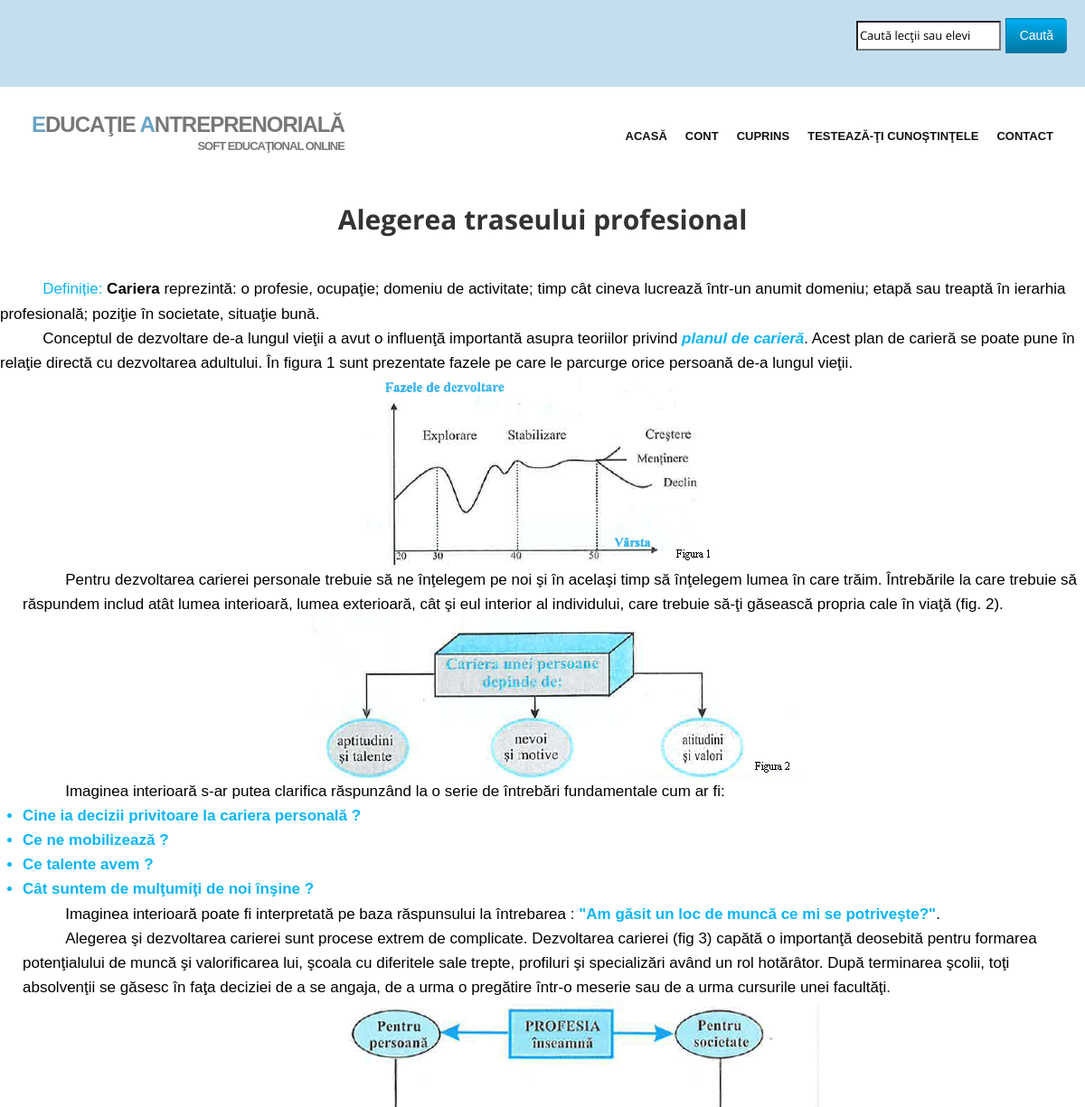
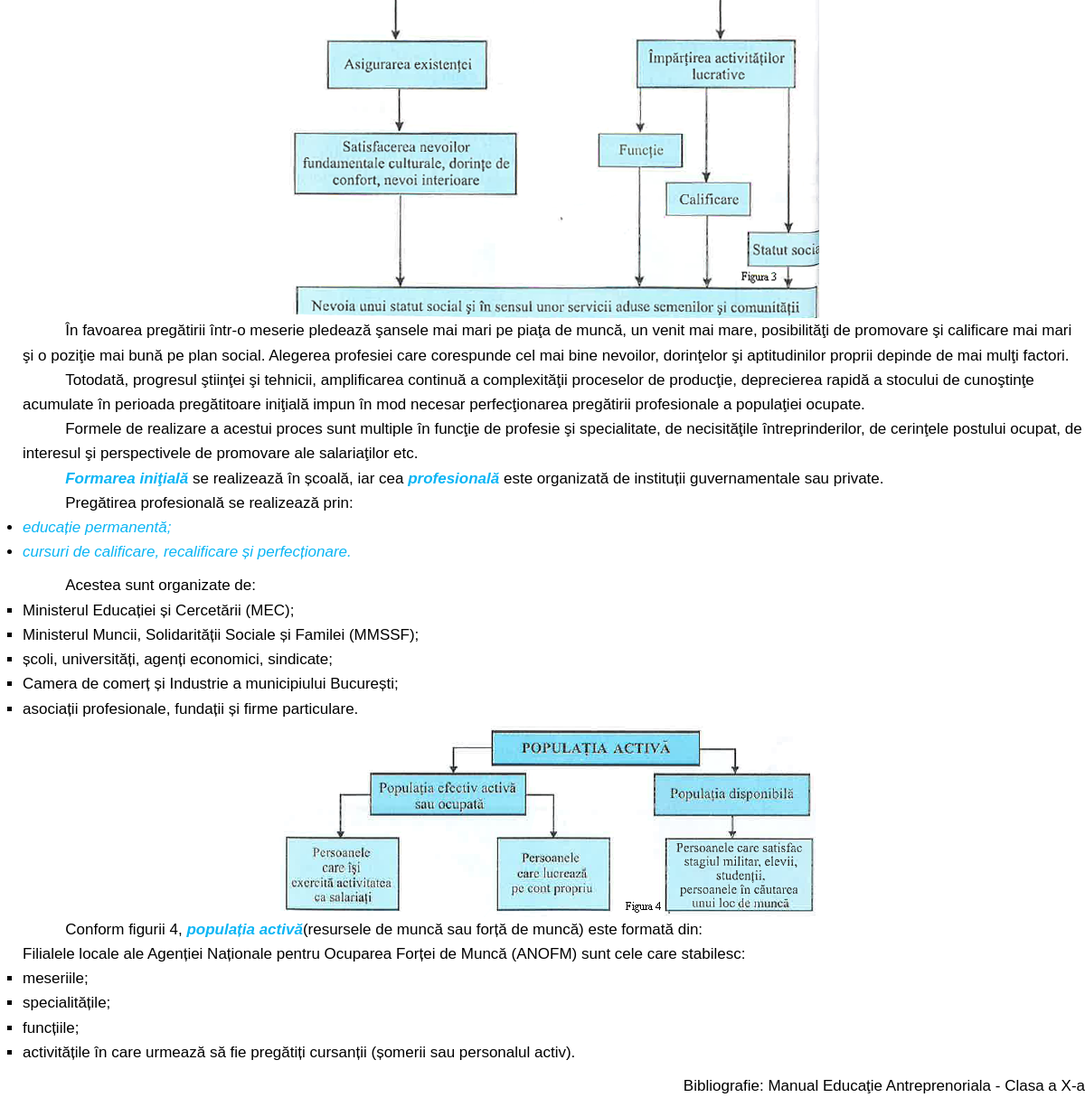
The page /lectii.php?id=5 on the database its author committed (2 pictures, top to bottom).
### tables this page shows
CREATE TABLE IF NOT EXISTS `lectii` (
  `id` int(11) NOT NULL AUTO_INCREMENT,
  `titlu` varchar(255) NOT NULL,
  `continut` longtext NOT NULL,
  PRIMARY KEY (`id`)
);

### core/functii/general.php (called while the page is built, shortened)
<?php
function sanitize($data) {
	return mysql_real_escape_string($data);
}
function fetch($data) {
	return mysql_fetch_array($data);
}
?>

### lectii.php (the view, shortened to what this page needs)
<?php
include 'include/head.php';
include 'include/header.php';
include 'core/functii/general.php';
	$query = mysql_query("SELECT * FROM lectii where id = '".sanitize($_GET['id'])."'");
	while($row = fetch($query)){
		$titlu = $row['titlu'];
		$continut = $row['continut'];
		echo '<center>'.'<h2>'.htmlspecialchars_decode($titlu).'</h2>'.'</center>';
		echo '<Br>'.htmlspecialchars_decode($continut);
	}
?>
<div align="right"><p>Bibliografie: Manual Educa&#355;ie Antreprenoriala - Clasa a X-a </p></div>

### include/head.php (shortened to what this page needs)
<head>
<link href="css/bootstrap.min.css" rel="stylesheet" />
<link href="css/fancybox/jquery.fancybox.css" rel="stylesheet">
<link href="css/jcarousel.css" rel="stylesheet" />
<link href="css/flexslider.css" rel="stylesheet" />
<link href="css/style.css" rel="stylesheet" />
<link href="css/default.css" rel="stylesheet" />
</head>

### include/header.php (shortened to what this page needs)
<header>
<link href="css/search.css" rel="stylesheet" />
    <div id="tfheader">
        <form id="tfnewsearch" method="post" action="search.php">
        <input type="text" name="search" class="text" value="Caut&#259; lec&#355;ii sau elevi" onfocus="this.value = '';" onblur="if (this.value == '') {this.value = 'Enter text here';}">
               <input type="submit" value="Caut&#259;" class="tfbutton">
        </form>
    </div>
        <div class="navbar navbar-default navbar-static-top">
            <div class="container">
                <div class="navbar-header">
                    <a class="navbar-brand" href="index.php"><span>E</span>DUCA&#354;IE <span>A</span>NTREPRENORIAL&#259;</br><font size="2"><div align="right">SOFT EDUCA&#355;IONAL ONLINE</font></div></a>
                </div>
                <div class="navbar-collapse collapse ">
                    <ul class="nav navbar-nav">
                        <li><a href="index.php">Acas&#259;</a></li>
                        <li><a href="accescont.php">Cont</a></li>
                        <li><a href="cuprins.php">Cuprins</a></li>
                        <li><a href="teste.php">Testeaz&#259;-&#355;i cuno&#351;tin&#355;ele</a></li>
                        <li><a href="contact.php">Contact</a></li>
                    </ul>
                </div>
            </div>
	</header>

### css/style.css (style rules this page uses)
h1,h2, h3, h4, h5, h6 { font-family:'Open Sans', Arial, sans-serif; font-weight:700; line-height:1.1em; color:#333; margin-bottom: 20px; }
.container { padding:0 20px 0 20px; position:relative; }
header .navbar { margin-bottom: 0; }
.navbar-default { border: none; }
.navbar-brand { color: #222; text-transform: uppercase; font-size: 24px; font-weight: 700; line-height: 1em; letter-spacing: -1px; margin-top: 30px; padding: 0 0 0 15px; }
header .navbar-collapse ul.navbar-nav { float: right; margin-right: 0; }
header .navbar-default { background-color: #fff; }
header .navbar { min-height: 100px; }
header .navbar-nav > li { padding-bottom: 30px; padding-top: 30px; }
header .navbar-nav > li > a { padding-bottom: 6px; padding-top: 5px; margin-left: 2px; line-height: 30px; font-weight: 700; -webkit-transition: all .3s ease; -moz-transition: all .3s ease; -ms-transition: all .3s ease; -o-transition: all .3s ease; transition: all .3s ease; }
header ul.nav li { border:none; margin:0; }
header ul.nav li a { font-size:12px; border:none; font-weight:700; text-transform:uppercase; }
.navbar .nav > li > a { color: #111; text-shadow: none; }

### css/default.css (style rules this page uses)
.navbar-brand span { color: #68A4C4; }

### css/search.css (style rules this page uses)
#tfheader { background-color:#c3dfef; }
#tfnewsearch { float:right; padding:20px; }
.tfbutton { margin: 0; padding: 5px 15px; font-family: Arial, Helvetica, sans-serif; font-size:14px; outline: none; cursor: pointer; text-align: center; text-decoration: none; color: #ffffff; border: solid 1px #0076a3; border-right:0px; background: #0095cd; background: -webkit-gradient(linear, left top, left bottom, from(#00adee), to(#0078a5)); background: -moz-linear-gradient(top, #00adee, #0078a5); border-top-right-radius: 5px 5px; border-bottom-right-radius: 5px 5px; }

### css/overwrite.css (style rules this page uses)
label, input, button, select, textarea { font-size: 13px; font-weight: normal; }
input, button, select, textarea { font-family:'Open Sans', Arial, sans-serif; font-size: 13px; }
select, textarea, input[type="text"], input[type="password"], input[type="datetime"], input[type="datetime-local"], input[type="date"], input[type="month"], input[type="time"], input[type="week"], input[type="number"], input[type="email"], input[type="url"], input[type="search"], input[type="tel"], input[type="color"], .uneditable-input { -webkit-border-radius: 0; -moz-border-radius: 0; border-radius: 0; }
ul, ol { padding: 0; margin: 0 0 10px 25px; }
li { line-height: 1.6em; }
.navbar .nav { border-right:none; border-left:none; }
.navbar .nav > li > a { float: none; font-size:13px; padding: 10px 0 10px; margin-left:20px; margin-right:0; color: #999999; text-decoration: none; text-shadow: none; border-right:none; border-left:none; }

### rows shown on the page
lectii: titlu "Alegerea traseului profesional", continut "Definiție: Cariera reprezintă: o profesie, ocupaţie; domeniu de activitate; timp cât cineva lucrează într-un anumit domeniu; etapă sau treaptă în ierarhia profesională; poziţie în societate, situaţie bună. Conceptul de dezvoltare de-a lungul vieţii a avut o influenţă importantă asupra teoriilor privind planul de carieră . Acest plan de carieră se poate pune în relaţie directă cu dezvoltarea adultului. În figura 1 sunt prezentate fazele pe care le parcurge orice persoană de-a lungul vieţii. Pentru dezvoltarea carierei personale trebuie să ne înţelegem pe noi şi în acelaşi timp să înţelegem lumea în care trăim. Întrebările la care trebuie să răspundem includ atât lumea interioară, lumea…", continut (picture)
